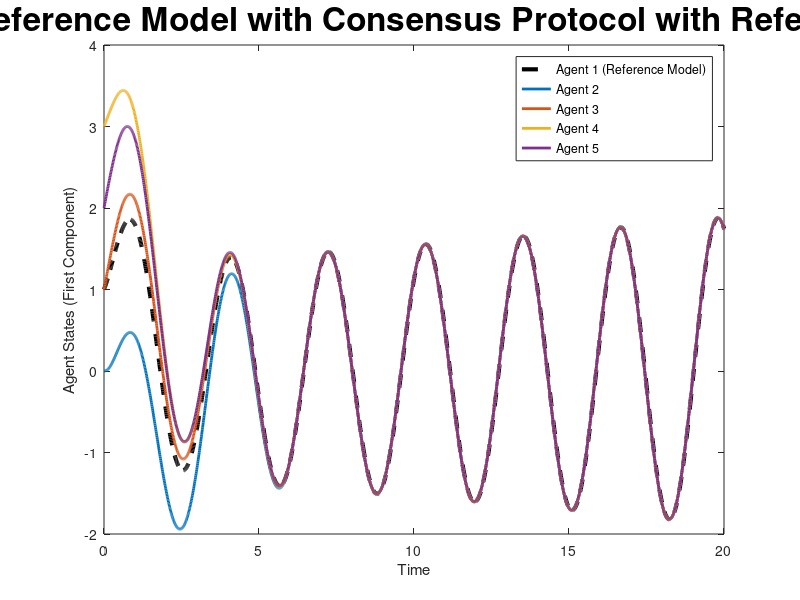

Write MATLAB code to recreate this figure. (Note: this script raises an error after producing the figure.)
% MATLAB script for consensus protocol with system dynamics where Agent 1 follows a reference model
clc; clear;close all;

% Parameters
num_agents = 5;                     % Number of agents (Agent 1 is the leader + 4 followers)
time_step = 0.01;                   % Time step for simulation
total_time = 20;                    % Total simulation time
num_steps = total_time / time_step; % Number of simulation steps

% System matrices
A = [0 1 0; 0 0 1; -4 -4 -1];       % Dynamics matrix for each agent
B = [0; 0; 1];                      % Input matrix for each agent
C = [1 0 0];                        % Output matrix (observing the first state only)

% LQR cost matrices
Q = eye(3);                         % State-cost matrix
R = 0.01;                           % Input-cost matrix

% Adjacency matrix representing connectivity between agents (including leader as Agent 1)
A_adj = [0 1 1 0 0;                  
         1 0 1 1 0;
         1 1 0 1 1;
         0 1 1 0 1;
         0 0 1 1 0];

% Degree matrix and Laplacian matrix
D = diag(sum(A_adj, 2));
L = D - A_adj;

% Compute the eigenvalues of the Laplacian matrix
lambda = eig(L);

% Calculate individual LQR gain matrices for each follower based on Laplacian eigenvalues
K_array = zeros(num_agents - 1, 3); % LQR gains for each follower (row per agent)
for i = 2:num_agents                % Skip lambda_1 = 0 (consensus mode)
    lambda_i = sqrt(lambda(i));
    K_array(i-1, :) = lqr(A, lambda_i * B, Q, R); % Compute LQR gain for each follower
end

% Store the history of states for plotting
x_history = zeros(num_agents, 3, num_steps);

% Initial states
x_ref = [1; 1; 3];                  % Initial state of the reference model for Agent 1

% Initial states of followers
x_followers = [0  0   0;
               1  2  -1;
               3  1   0;
               2  2   2];           % Each row corresponds to a follower's initial state

% Initialize history
x_history(1, :, 1) = x_ref';        % Initial state of Agent 1
x_history(2:end, :, 1) = x_followers;

% Consensus protocol update loop
for k = 2:num_steps
    % Update Agent 1 (reference model) with its own dynamics
    x_ref = x_ref + time_step * (A * x_ref);
    
    % Initialize control input for followers
    u = zeros(num_agents - 1, 1);
    
    % Calculate control inputs for each follower agent
    for i = 1:num_agents - 1
        % Extract the LQR gain for the current follower
        K_i = K_array(i, :);
        
        % Compute the tracking error between follower i and the leader
        e_i = x_followers(i, :)' - x_ref;
        
        % Compute the consensus error between follower i and its neighbors
        consensus_error = zeros(size(x_ref));
        for j = 1:num_agents
            if A_adj(i+1, j) == 1  % If agent j is a neighbor of agent i
                if j == 1          % Agent 1 is the leader
                    x_j = x_ref;
                else
                    x_j = x_followers(j-1, :)';
                end
                consensus_error = consensus_error + (x_followers(i, :)' - x_j);
            end
        end
        
        % Compute the total error
        e_total = e_i + consensus_error;
        
        % Compute the control input for follower i
        u(i) = -K_i * e_total;
    end
    
    % Update each follower's state based on system dynamics
    x_dot_followers = (A * x_followers')' + (B * u')'; % Matrix operations to match dimensions
    x_followers = x_followers + time_step * x_dot_followers; % Update follower states
    
    % Store the states for plotting
    x_history(1, :, k) = x_ref';       % Update Agent 1's state (leader)
    x_history(2:end, :, k) = x_followers;
end

% Plot results for the first component of each agent's state
time = linspace(0, total_time, num_steps);
figure;

% Plot Agent 1 (reference model) with a distinct style and thicker line
plot(time, squeeze(x_history(1, 1, :)), 'k--', 'LineWidth', 3, 'DisplayName', 'Agent 1 (Reference Model)');
hold on;

% Plot the followers with thicker lines and markers for clarity
colors = lines(num_agents - 1);  % Use distinct colors for followers
for i = 2:num_agents
    plot(time, squeeze(x_history(i, 1, :)), 'LineWidth', 2, 'Color', colors(i-1, :), ...
         'DisplayName', sprintf('Agent %d', i));
end

% Add labels, title, and legend
xlabel('Time');
ylabel('Agent States (First Component)');
title('Nominal Reference Model with Consensus Protocol with Reference Model','FontSize',24);
lgd = legend;
lgd.FontSize = 20;            % Increase font size of the legend
lgd.Location = 'northeast';   % Place legend in the top right corner
lgd.Box = 'on';               % Add a box around the legend for clarity

grid on;
% Customize axis tick labels for clarity
ax = gca;                     % Get the current axis
ax.FontSize = 18;             % Increase font size of tick labels
ax.XColor = [0.1, 0.1, 0.1];  % Darken X-axis tick labels
ax.YColor = [0.1, 0.1, 0.1];  % Darken Y-axis tick labels
ax.LineWidth = 1.5;           % Increase axis line width for better clarity